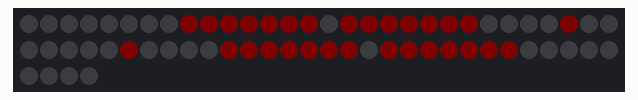
Bench run of a sketch on a simulated Arduino Uno, built with avr-gcc and run on an emulated ATmega328P. Parts: 64 RGB LEDs in strip order, left to right, continuing on the next row. Dim RGB values are drawn brighter than linear.

Above: at 0.1 s.
At 3.4 s:
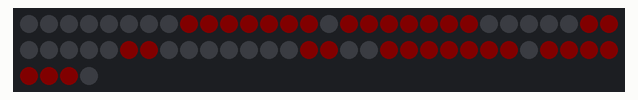
At 5.7 s:
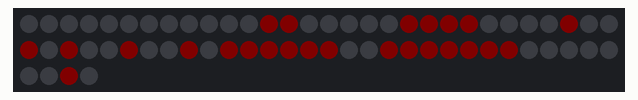
At 10.0 s:
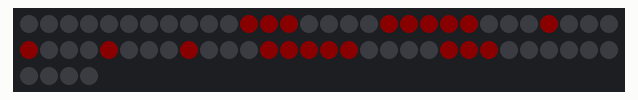
At 19.9 s:
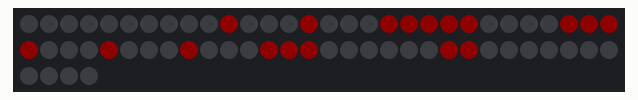
At 39.5 s:
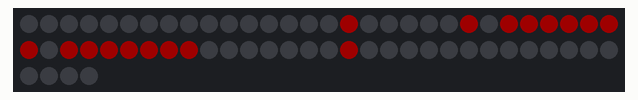

Measured:
- what the display in image 0 shows lasts 0.5 s, from 0.1 s to 0.6 s

The sketch:

Text.ino
```cpp
/*
  RPi-WS2812-HAT Text Example
 */

#include <WS2812.h>
//#include <avr/pgmspace.h>

#define DATAPIN     1 //digital output pin (data input of LEDs)
#define LEDCOUNT   64 //number of LEDs to drive
#define INTENSITY 100 //light intensity

WS2812 LED(LEDCOUNT);

byte intensity=0;
byte sign=1;

const byte font_data[] PROGMEM =
{
  0x00,0x00,0x00,0x00,0x00,0x00,0x00,0x00, // 0x20
  0x30,0x78,0x78,0x30,0x30,0x00,0x30,0x00, // 0x21
  0x6C,0x6C,0x6C,0x00,0x00,0x00,0x00,0x00, // 0x22
  0x6C,0x6C,0xFE,0x6C,0xFE,0x6C,0x6C,0x00, // 0x23
  0x30,0x7C,0xC0,0x78,0x0C,0xF8,0x30,0x00, // 0x24
  0x00,0xC6,0xCC,0x18,0x30,0x66,0xC6,0x00, // 0x25
  0x38,0x6C,0x38,0x76,0xDC,0xCC,0x76,0x00, // 0x26
  0x60,0x60,0xC0,0x00,0x00,0x00,0x00,0x00, // 0x27
  0x18,0x30,0x60,0x60,0x60,0x30,0x18,0x00, // 0x28
  0x60,0x30,0x18,0x18,0x18,0x30,0x60,0x00, // 0x29
  0x00,0x66,0x3C,0xFF,0x3C,0x66,0x00,0x00, // 0x2A
  0x00,0x30,0x30,0xFC,0x30,0x30,0x00,0x00, // 0x2B
  0x00,0x00,0x00,0x00,0x00,0x70,0x30,0x60, // 0x2C
  0x00,0x00,0x00,0xFC,0x00,0x00,0x00,0x00, // 0x2D
  0x00,0x00,0x00,0x00,0x00,0x30,0x30,0x00, // 0x2E
  0x06,0x0C,0x18,0x30,0x60,0xC0,0x80,0x00, // 0x2F
  0x78,0xCC,0xDC,0xFC,0xEC,0xCC,0x78,0x00, // 0x30
  0x30,0xF0,0x30,0x30,0x30,0x30,0xFC,0x00, // 0x31
  0x78,0xCC,0x0C,0x38,0x60,0xCC,0xFC,0x00, // 0x32
  0x78,0xCC,0x0C,0x38,0x0C,0xCC,0x78,0x00, // 0x33
  0x1C,0x3C,0x6C,0xCC,0xFE,0x0C,0x0C,0x00, // 0x34
  0xFC,0xC0,0xF8,0x0C,0x0C,0xCC,0x78,0x00, // 0x35
  0x38,0x60,0xC0,0xF8,0xCC,0xCC,0x78,0x00, // 0x36
  0xFC,0xCC,0x0C,0x18,0x30,0x60,0x60,0x00, // 0x37
  0x78,0xCC,0xCC,0x78,0xCC,0xCC,0x78,0x00, // 0x38
  0x78,0xCC,0xCC,0x7C,0x0C,0x18,0x70,0x00, // 0x39
  0x00,0x00,0x30,0x30,0x00,0x30,0x30,0x00, // 0x3A
  0x00,0x00,0x30,0x30,0x00,0x70,0x30,0x60, // 0x3B
  0x18,0x30,0x60,0xC0,0x60,0x30,0x18,0x00, // 0x3C
  0x00,0x00,0xFC,0x00,0xFC,0x00,0x00,0x00, // 0x3D
  0x60,0x30,0x18,0x0C,0x18,0x30,0x60,0x00, // 0x3E
  0x78,0xCC,0x0C,0x18,0x30,0x00,0x30,0x00, // 0x3F
  0x7C,0xC6,0xDE,0xDE,0xDE,0xC0,0x78,0x00, // 0x40
  0x30,0x78,0xCC,0xCC,0xFC,0xCC,0xCC,0x00, // 0x41
  0xFC,0x66,0x66,0x7C,0x66,0x66,0xFC,0x00, // 0x42
  0x3C,0x66,0xC0,0xC0,0xC0,0x66,0x3C,0x00, // 0x43
  0xFC,0x6C,0x66,0x66,0x66,0x6C,0xFC,0x00, // 0x44
  0xFE,0x62,0x68,0x78,0x68,0x62,0xFE,0x00, // 0x45
  0xFE,0x62,0x68,0x78,0x68,0x60,0xF0,0x00, // 0x46
  0x3C,0x66,0xC0,0xC0,0xCE,0x66,0x3E,0x00, // 0x47
  0xCC,0xCC,0xCC,0xFC,0xCC,0xCC,0xCC,0x00, // 0x48
  0x78,0x30,0x30,0x30,0x30,0x30,0x78,0x00, // 0x49
  0x1E,0x0C,0x0C,0x0C,0xCC,0xCC,0x78,0x00, // 0x4A
  0xE6,0x66,0x6C,0x78,0x6C,0x66,0xE6,0x00, // 0x4B
  0xF0,0x60,0x60,0x60,0x62,0x66,0xFE,0x00, // 0x4C
  0xC6,0xEE,0xFE,0xD6,0xC6,0xC6,0xC6,0x00, // 0x4D
  0xC6,0xE6,0xF6,0xDE,0xCE,0xC6,0xC6,0x00, // 0x4E
  0x38,0x6C,0xC6,0xC6,0xC6,0x6C,0x38,0x00, // 0x4F
  0xFC,0x66,0x66,0x7C,0x60,0x60,0xF0,0x00, // 0x50
  0x78,0xCC,0xCC,0xCC,0xDC,0x78,0x1C,0x00, // 0x51
  0xFC,0x66,0x66,0x7C,0x78,0x6C,0xE6,0x00, // 0x52
  0x78,0xCC,0xE0,0x38,0x1C,0xCC,0x78,0x00, // 0x53
  0xFC,0xB4,0x30,0x30,0x30,0x30,0x78,0x00, // 0x54
  0xCC,0xCC,0xCC,0xCC,0xCC,0xCC,0xFC,0x00, // 0x55
  0xCC,0xCC,0xCC,0xCC,0xCC,0x78,0x30,0x00, // 0x56
  0xC6,0xC6,0xC6,0xD6,0xFE,0xEE,0xC6,0x00, // 0x57
  0xC6,0xC6,0x6C,0x38,0x6C,0xC6,0xC6,0x00, // 0x58
  0xCC,0xCC,0xCC,0x78,0x30,0x30,0x78,0x00, // 0x59
  0xFE,0xCC,0x98,0x30,0x62,0xC6,0xFE,0x00, // 0x5A
  0x78,0x60,0x60,0x60,0x60,0x60,0x78,0x00, // 0x5B
  0xC0,0x60,0x30,0x18,0x0C,0x06,0x02,0x00, // 0x5C
  0x78,0x18,0x18,0x18,0x18,0x18,0x78,0x00, // 0x5D
  0x10,0x38,0x6C,0xC6,0x00,0x00,0x00,0x00, // 0x5E
  0x00,0x00,0x00,0x00,0x00,0x00,0x00,0xFF, // 0x5F
  0x30,0x30,0x18,0x00,0x00,0x00,0x00,0x00, // 0x60
  0x00,0x00,0x78,0x0C,0x7C,0xCC,0x76,0x00, // 0x61
  0xE0,0x60,0x7C,0x66,0x66,0x66,0xBC,0x00, // 0x62
  0x00,0x00,0x78,0xCC,0xC0,0xCC,0x78,0x00, // 0x63
  0x1C,0x0C,0x0C,0x7C,0xCC,0xCC,0x76,0x00, // 0x64
  0x00,0x00,0x78,0xCC,0xFC,0xC0,0x78,0x00, // 0x65
  0x38,0x6C,0x60,0xF0,0x60,0x60,0xF0,0x00, // 0x66
  0x00,0x00,0x76,0xCC,0xCC,0x7C,0x0C,0xF8, // 0x67
  0xE0,0x60,0x6C,0x76,0x66,0x66,0xE6,0x00, // 0x68
  0x30,0x00,0x70,0x30,0x30,0x30,0x78,0x00, // 0x69
  0x18,0x00,0x78,0x18,0x18,0x18,0xD8,0x70, // 0x6A
  0xE0,0x60,0x66,0x6C,0x78,0x6C,0xE6,0x00, // 0x6B
  0x70,0x30,0x30,0x30,0x30,0x30,0x78,0x00, // 0x6C
  0x00,0x00,0xEC,0xFE,0xD6,0xC6,0xC6,0x00, // 0x6D
  0x00,0x00,0xF8,0xCC,0xCC,0xCC,0xCC,0x00, // 0x6E
  0x00,0x00,0x78,0xCC,0xCC,0xCC,0x78,0x00, // 0x6F
  0x00,0x00,0xDC,0x66,0x66,0x7C,0x60,0xF0, // 0x70
  0x00,0x00,0x76,0xCC,0xCC,0x7C,0x0C,0x1E, // 0x71
  0x00,0x00,0xD8,0x6C,0x6C,0x60,0xF0,0x00, // 0x72
  0x00,0x00,0x7C,0xC0,0x78,0x0C,0xF8,0x00, // 0x73
  0x10,0x30,0x7C,0x30,0x30,0x34,0x18,0x00, // 0x74
  0x00,0x00,0xCC,0xCC,0xCC,0xCC,0x76,0x00, // 0x75
  0x00,0x00,0xCC,0xCC,0xCC,0x78,0x30,0x00, // 0x76
  0x00,0x00,0xC6,0xC6,0xD6,0xFE,0x6C,0x00, // 0x77
  0x00,0x00,0xC6,0x6C,0x38,0x6C,0xC6,0x00, // 0x78
  0x00,0x00,0xCC,0xCC,0xCC,0x7C,0x0C,0xF8, // 0x79
  0x00,0x00,0xFC,0x98,0x30,0x64,0xFC,0x00, // 0x7A
  0x1C,0x30,0x30,0xE0,0x30,0x30,0x1C,0x00, // 0x7B
  0x18,0x18,0x18,0x00,0x18,0x18,0x18,0x00, // 0x7C
  0xE0,0x30,0x30,0x1C,0x30,0x30,0xE0,0x00, // 0x7D
  0x76,0xDC,0x00,0x00,0x00,0x00,0x00,0x00, // 0x7E
  0x10,0x38,0x6C,0xC6,0xC6,0xC6,0xFE,0x00  // 0x7F
};

void setup()
{
  //init LEDs
  LED.setOutput(DATAPIN);
  //LED.setColorOrderRGB(); //uncomment for RGB color order
  //LED.setColorOrderBRG(); //uncomment for BRG color order
  LED.setColorOrderGRB(); //ucomment for GRB color order (default)
}

void write_ch(char c, cRGB fg, cRGB bg)
{
  uint_least16_t pos;
  uint_least8_t data, mask;
  uint_least8_t i, j, width, height;
  const uint_least8_t *ptr PROGMEM;

  if((c < 0x20) || (c > 0x7F))
  {
    return;
  }

  pos = (c-0x20)*(8*8/8); //8x8 font
  ptr = &font_data[pos];

  for(byte y=0; y < 8; y++)
  {
    data = pgm_read_byte(ptr++);
    data >>=1; //offset 1 pixel to left
    for(byte x=0, mask=(1<<(8-1)); mask!=0; mask>>=1, x++)
    {
      if(data & mask)
      {
        LED.set_crgb_at((x*8)+y, fg); //set character on pixel
      }
      else
      {
        LED.set_crgb_at((x*8)+y, bg); //set character off pixel
      }
    }
  }
  LED.sync(); //send the values to the LEDs
}

void write_s(char *s, cRGB fg, cRGB bg, int ms)
{
  while(*s)
  {
    write_ch(' ', fg, bg); //clear before letter
    delay(50);
    write_ch(*s++, fg, bg);
    delay(ms); //wait
  }
  write_ch(' ', fg, bg); //clear after last letter
}

void loop()
{
  cRGB fg, bg;

  if(sign)
  {
    intensity+=5;
    if(intensity >= INTENSITY)
    {
      sign = 0;
    }
  }
  else
  {
    intensity-=5;
    if(intensity <= 10)
    {
      sign = 1;
    }
  }

  fg.r = intensity;
  fg.g = 0;
  fg.b = 0;

  bg.r = 0;
  bg.g = 0;
  bg.b = 0;

  write_s("Hello World!", fg, bg, 500);
  delay(1000);
}
```
